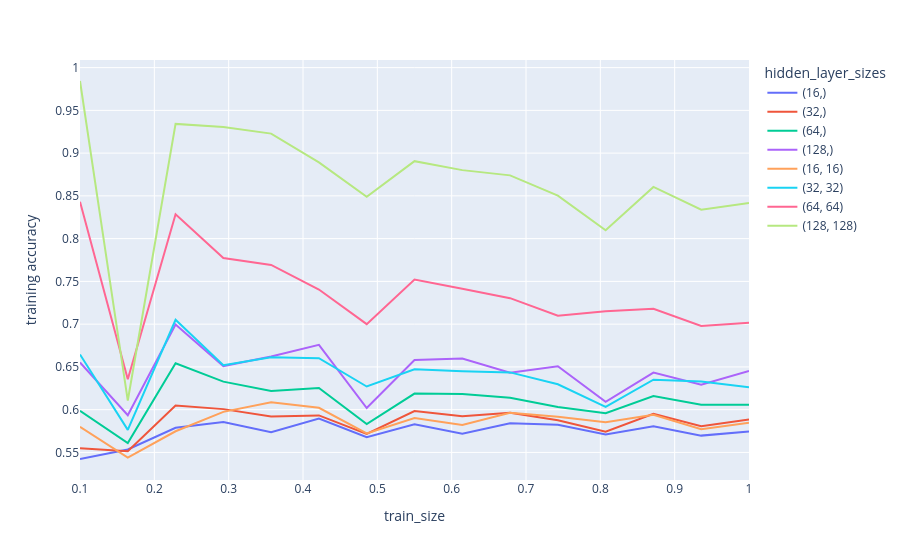
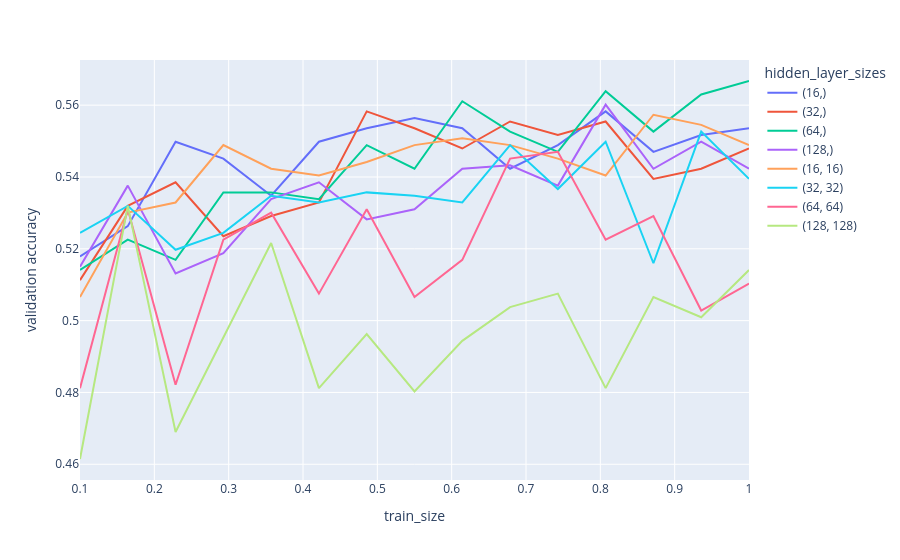
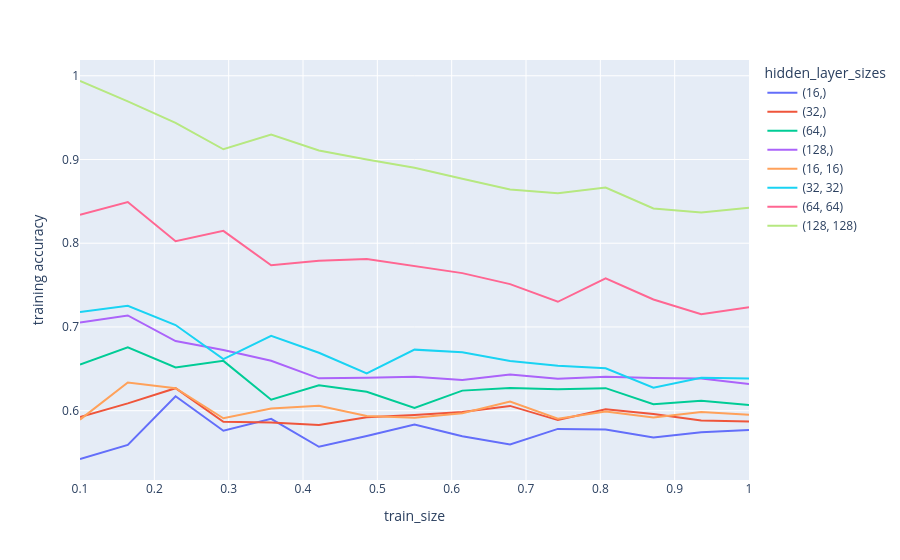
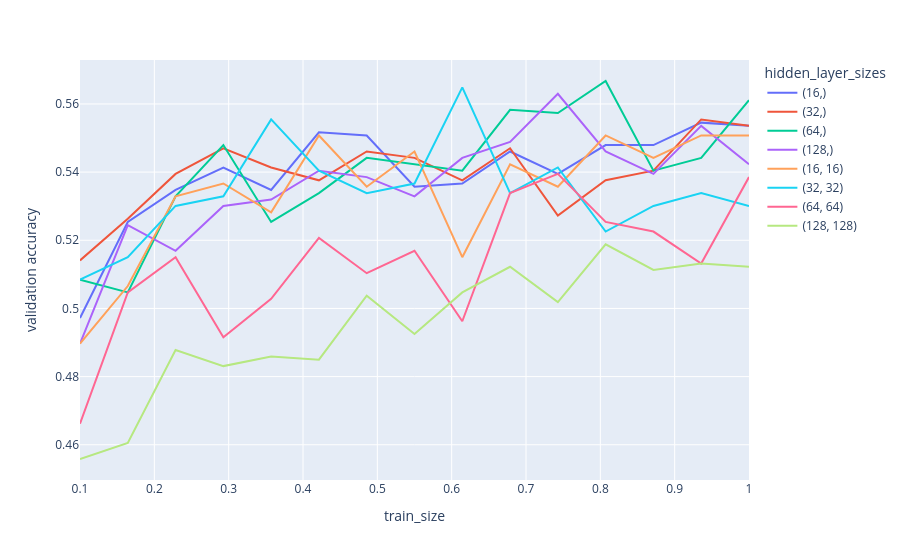

Notebook code cell kept with these figures, in order:
### Code cell
train_and_plot_learning_curves(
    [
        NN(hidden_layer_sizes=(16,)),
        NN(hidden_layer_sizes=(32,)),
        NN(hidden_layer_sizes=(64,)),
        NN(hidden_layer_sizes=(128,)),
        NN(hidden_layer_sizes=(16, 16)),
        NN(hidden_layer_sizes=(32, 32)),
        NN(hidden_layer_sizes=(64, 64)),
        NN(hidden_layer_sizes=(128, 128)),
    ],
    wine_X_tr,
    wine_y_tr,
    wine_X_val,
    wine_y_val,
    seed,
    "hidden_layer_sizes"
)
train_and_plot_learning_curves(
    [
        MLPClassifier(hidden_layer_sizes=(16,)),
        MLPClassifier(hidden_layer_sizes=(32,)),
        MLPClassifier(hidden_layer_sizes=(64,)),
        MLPClassifier(hidden_layer_sizes=(128,)),
        MLPClassifier(hidden_layer_sizes=(16, 16)),
        MLPClassifier(hidden_layer_sizes=(32, 32)),
        MLPClassifier(hidden_layer_sizes=(64, 64)),
        MLPClassifier(hidden_layer_sizes=(128, 128)),
    ],
    wine_X_tr,
    wine_y_tr,
    wine_X_val,
    wine_y_val,
    seed,
    "hidden_layer_sizes"
)

### Figure 1 — Plotly figure (JSON) as saved in the notebook; plotly's stock layout.template omitted (floating-point values rounded to 4 significant figures)
{"data": [{"hovertemplate": "hidden_layer_sizes=(16,)<br>train_size=%{x}<br>training accuracy=%{y}<extra></extra>", "legendgroup": "(16,)", "line": {"color": "#636efa", "dash": "solid"}, "marker": {"symbol": "circle"}, "mode": "lines", "name": "(16,)", "orientation": "v", "showlegend": true, "type": "scatter", "x": [0.1, 0.1643, 0.2286, 0.2929, 0.3571, 0.4214, 0.4857, 0.55, 0.6143, 0.6786, 0.7429, 0.8071, 0.8714, 0.9357, 1.0], "xaxis": "x", "y": [0.5423, 0.5534, 0.5789, 0.5857, 0.5737, 0.5896, 0.5677, 0.5829, 0.5719, 0.584, 0.5825, 0.571, 0.5807, 0.5697, 0.5746], "yaxis": "y"}, {"hovertemplate": "hidden_layer_sizes=(32,)<br>train_size=%{x}<br>training accuracy=%{y}<extra></extra>", "legendgroup": "(32,)", "line": {"color": "#EF553B", "dash": "solid"}, "marker": {"symbol": "circle"}, "mode": "lines", "name": "(32,)", "orientation": "v", "showlegend": true, "type": "scatter", "x": [0.1, 0.1643, 0.2286, 0.2929, 0.3571, 0.4214, 0.4857, 0.55, 0.6143, 0.6786, 0.7429, 0.8071, 0.8714, 0.9357, 1.0], "xaxis": "x", "y": [0.5549, 0.5515, 0.6049, 0.6006, 0.5921, 0.5933, 0.5716, 0.5983, 0.5923, 0.5965, 0.5875, 0.5741, 0.5951, 0.5807, 0.5887], "yaxis": "y"}, {"hovertemplate": "hidden_layer_sizes=(64,)<br>train_size=%{x}<br>training accuracy=%{y}<extra></extra>", "legendgroup": "(64,)", "line": {"color": "#00cc96", "dash": "solid"}, "marker": {"symbol": "circle"}, "mode": "lines", "name": "(64,)", "orientation": "v", "showlegend": true, "type": "scatter", "x": [0.1, 0.1643, 0.2286, 0.2929, 0.3571, 0.4214, 0.4857, 0.55, 0.6143, 0.6786, 0.7429, 0.8071, 0.8714, 0.9357, 1.0], "xaxis": "x", "y": [0.5987, 0.5611, 0.6543, 0.6328, 0.6219, 0.6253, 0.5832, 0.6188, 0.6184, 0.614, 0.6031, 0.5959, 0.616, 0.6058, 0.6059], "yaxis": "y"}, {"hovertemplate": "hidden_layer_sizes=(128,)<br>train_size=%{x}<br>training accuracy=%{y}<extra></extra>", "legendgroup": "(128,)", "line": {"color": "#ab63fa", "dash": "solid"}, "marker": {"symbol": "circle"}, "mode": "lines", "name": "(128,)", "orientation": "v", "showlegend": true, "type": "scatter", "x": [0.1, 0.1643, 0.2286, 0.2929, 0.3571, 0.4214, 0.4857, 0.55, 0.6143, 0.6786, 0.7429, 0.8071, 0.8714, 0.9357, 1.0], "xaxis": "x", "y": [0.6552, 0.5935, 0.6996, 0.651, 0.6623, 0.6758, 0.6019, 0.6581, 0.6597, 0.6431, 0.6508, 0.6091, 0.6433, 0.6293, 0.6454], "yaxis": "y"}, {"hovertemplate": "hidden_layer_sizes=(16, 16)<br>train_size=%{x}<br>training accuracy=%{y}<extra></extra>", "legendgroup": "(16, 16)", "line": {"color": "#FFA15A", "dash": "solid"}, "marker": {"symbol": "circle"}, "mode": "lines", "name": "(16, 16)", "orientation": "v", "showlegend": true, "type": "scatter", "x": [0.1, 0.1643, 0.2286, 0.2929, 0.3571, 0.4214, 0.4857, 0.55, 0.6143, 0.6786, 0.7429, 0.8071, 0.8714, 0.9357, 1.0], "xaxis": "x", "y": [0.5799, 0.5439, 0.5748, 0.5974, 0.6088, 0.6022, 0.5723, 0.5903, 0.5821, 0.5965, 0.5917, 0.5854, 0.594, 0.577, 0.5846], "yaxis": "y"}, {"hovertemplate": "hidden_layer_sizes=(32, 32)<br>train_size=%{x}<br>training accuracy=%{y}<extra></extra>", "legendgroup": "(32, 32)", "line": {"color": "#19d3f3", "dash": "solid"}, "marker": {"symbol": "circle"}, "mode": "lines", "name": "(32, 32)", "orientation": "v", "showlegend": true, "type": "scatter", "x": [0.1, 0.1643, 0.2286, 0.2929, 0.3571, 0.4214, 0.4857, 0.55, 0.6143, 0.6786, 0.7429, 0.8071, 0.8714, 0.9357, 1.0], "xaxis": "x", "y": [0.6646, 0.5763, 0.7051, 0.652, 0.6614, 0.6602, 0.6271, 0.6473, 0.6449, 0.6436, 0.6297, 0.6033, 0.635, 0.633, 0.6263], "yaxis": "y"}, {"hovertemplate": "hidden_layer_sizes=(64, 64)<br>train_size=%{x}<br>training accuracy=%{y}<extra></extra>", "legendgroup": "(64, 64)", "line": {"color": "#FF6692", "dash": "solid"}, "marker": {"symbol": "circle"}, "mode": "lines", "name": "(64, 64)", "orientation": "v", "showlegend": true, "type": "scatter", "x": [0.1, 0.1643, 0.2286, 0.2929, 0.3571, 0.4214, 0.4857, 0.55, 0.6143, 0.6786, 0.7429, 0.8071, 0.8714, 0.9357, 1.0], "xaxis": "x", "y": [0.8433, 0.6355, 0.8285, 0.7773, 0.7693, 0.7405, 0.7, 0.7521, 0.7413, 0.7304, 0.7098, 0.7151, 0.7181, 0.6979, 0.7018], "yaxis": "y"}, {"hovertemplate": "hidden_layer_sizes=(128, 128)<br>train_size=%{x}<br>training accuracy=%{y}<extra></extra>", "legendgroup": "(128, 128)", "line": {"color": "#B6E880", "dash": "solid"}, "marker": {"symbol": "circle"}, "mode": "lines", "name": "(128, 128)", "orientation": "v", "showlegend": true, "type": "scatter", "x": [0.1, 0.1643, 0.2286, 0.2929, 0.3571, 0.4214, 0.4857, 0.55, 0.6143, 0.6786, 0.7429, 0.8071, 0.8714, 0.9357, 1.0], "xaxis": "x", "y": [0.9843, 0.6107, 0.9342, 0.9304, 0.9228, 0.8892, 0.849, 0.8906, 0.8801, 0.874, 0.8503, 0.8098, 0.8605, 0.8339, 0.8418], "yaxis": "y"}], "layout": {"legend": {"title": {"text": "hidden_layer_sizes"}, "tracegroupgap": 0}, "margin": {"t": 60}, "xaxis": {"anchor": "y", "domain": [0, 1], "title": {"text": "train_size"}}, "yaxis": {"anchor": "x", "domain": [0, 1], "title": {"text": "training accuracy"}}}}

### Figure 2 — Plotly figure (JSON) as saved in the notebook; plotly's stock layout.template omitted (floating-point values rounded to 4 significant figures)
{"data": [{"hovertemplate": "hidden_layer_sizes=(16,)<br>train_size=%{x}<br>validation accuracy=%{y}<extra></extra>", "legendgroup": "(16,)", "line": {"color": "#636efa", "dash": "solid"}, "marker": {"symbol": "circle"}, "mode": "lines", "name": "(16,)", "orientation": "v", "showlegend": true, "type": "scatter", "x": [0.1, 0.1643, 0.2286, 0.2929, 0.3571, 0.4214, 0.4857, 0.55, 0.6143, 0.6786, 0.7429, 0.8071, 0.8714, 0.9357, 1.0], "xaxis": "x", "y": [0.5179, 0.5263, 0.5498, 0.5451, 0.5348, 0.5498, 0.5536, 0.5564, 0.5536, 0.5423, 0.5489, 0.5583, 0.547, 0.5517, 0.5536], "yaxis": "y"}, {"hovertemplate": "hidden_layer_sizes=(32,)<br>train_size=%{x}<br>validation accuracy=%{y}<extra></extra>", "legendgroup": "(32,)", "line": {"color": "#EF553B", "dash": "solid"}, "marker": {"symbol": "circle"}, "mode": "lines", "name": "(32,)", "orientation": "v", "showlegend": true, "type": "scatter", "x": [0.1, 0.1643, 0.2286, 0.2929, 0.3571, 0.4214, 0.4857, 0.55, 0.6143, 0.6786, 0.7429, 0.8071, 0.8714, 0.9357, 1.0], "xaxis": "x", "y": [0.5113, 0.532, 0.5385, 0.5235, 0.5291, 0.5329, 0.5583, 0.5536, 0.5479, 0.5555, 0.5517, 0.5555, 0.5395, 0.5423, 0.5479], "yaxis": "y"}, {"hovertemplate": "hidden_layer_sizes=(64,)<br>train_size=%{x}<br>validation accuracy=%{y}<extra></extra>", "legendgroup": "(64,)", "line": {"color": "#00cc96", "dash": "solid"}, "marker": {"symbol": "circle"}, "mode": "lines", "name": "(64,)", "orientation": "v", "showlegend": true, "type": "scatter", "x": [0.1, 0.1643, 0.2286, 0.2929, 0.3571, 0.4214, 0.4857, 0.55, 0.6143, 0.6786, 0.7429, 0.8071, 0.8714, 0.9357, 1.0], "xaxis": "x", "y": [0.5141, 0.5226, 0.5169, 0.5357, 0.5357, 0.5338, 0.5489, 0.5423, 0.5611, 0.5526, 0.547, 0.5639, 0.5526, 0.563, 0.5667], "yaxis": "y"}, {"hovertemplate": "hidden_layer_sizes=(128,)<br>train_size=%{x}<br>validation accuracy=%{y}<extra></extra>", "legendgroup": "(128,)", "line": {"color": "#ab63fa", "dash": "solid"}, "marker": {"symbol": "circle"}, "mode": "lines", "name": "(128,)", "orientation": "v", "showlegend": true, "type": "scatter", "x": [0.1, 0.1643, 0.2286, 0.2929, 0.3571, 0.4214, 0.4857, 0.55, 0.6143, 0.6786, 0.7429, 0.8071, 0.8714, 0.9357, 1.0], "xaxis": "x", "y": [0.515, 0.5376, 0.5132, 0.5188, 0.5338, 0.5385, 0.5282, 0.531, 0.5423, 0.5432, 0.5376, 0.5602, 0.5423, 0.5498, 0.5423], "yaxis": "y"}, {"hovertemplate": "hidden_layer_sizes=(16, 16)<br>train_size=%{x}<br>validation accuracy=%{y}<extra></extra>", "legendgroup": "(16, 16)", "line": {"color": "#FFA15A", "dash": "solid"}, "marker": {"symbol": "circle"}, "mode": "lines", "name": "(16, 16)", "orientation": "v", "showlegend": true, "type": "scatter", "x": [0.1, 0.1643, 0.2286, 0.2929, 0.3571, 0.4214, 0.4857, 0.55, 0.6143, 0.6786, 0.7429, 0.8071, 0.8714, 0.9357, 1.0], "xaxis": "x", "y": [0.5066, 0.5301, 0.5329, 0.5489, 0.5423, 0.5404, 0.5442, 0.5489, 0.5508, 0.5489, 0.5451, 0.5404, 0.5573, 0.5545, 0.5489], "yaxis": "y"}, {"hovertemplate": "hidden_layer_sizes=(32, 32)<br>train_size=%{x}<br>validation accuracy=%{y}<extra></extra>", "legendgroup": "(32, 32)", "line": {"color": "#19d3f3", "dash": "solid"}, "marker": {"symbol": "circle"}, "mode": "lines", "name": "(32, 32)", "orientation": "v", "showlegend": true, "type": "scatter", "x": [0.1, 0.1643, 0.2286, 0.2929, 0.3571, 0.4214, 0.4857, 0.55, 0.6143, 0.6786, 0.7429, 0.8071, 0.8714, 0.9357, 1.0], "xaxis": "x", "y": [0.5244, 0.532, 0.5197, 0.5244, 0.5348, 0.5329, 0.5357, 0.5348, 0.5329, 0.5489, 0.5367, 0.5498, 0.516, 0.5526, 0.5395], "yaxis": "y"}, {"hovertemplate": "hidden_layer_sizes=(64, 64)<br>train_size=%{x}<br>validation accuracy=%{y}<extra></extra>", "legendgroup": "(64, 64)", "line": {"color": "#FF6692", "dash": "solid"}, "marker": {"symbol": "circle"}, "mode": "lines", "name": "(64, 64)", "orientation": "v", "showlegend": true, "type": "scatter", "x": [0.1, 0.1643, 0.2286, 0.2929, 0.3571, 0.4214, 0.4857, 0.55, 0.6143, 0.6786, 0.7429, 0.8071, 0.8714, 0.9357, 1.0], "xaxis": "x", "y": [0.4812, 0.531, 0.4821, 0.5226, 0.5301, 0.5075, 0.531, 0.5066, 0.5169, 0.5451, 0.547, 0.5226, 0.5291, 0.5028, 0.5103], "yaxis": "y"}, {"hovertemplate": "hidden_layer_sizes=(128, 128)<br>train_size=%{x}<br>validation accuracy=%{y}<extra></extra>", "legendgroup": "(128, 128)", "line": {"color": "#B6E880", "dash": "solid"}, "marker": {"symbol": "circle"}, "mode": "lines", "name": "(128, 128)", "orientation": "v", "showlegend": true, "type": "scatter", "x": [0.1, 0.1643, 0.2286, 0.2929, 0.3571, 0.4214, 0.4857, 0.55, 0.6143, 0.6786, 0.7429, 0.8071, 0.8714, 0.9357, 1.0], "xaxis": "x", "y": [0.4615, 0.532, 0.469, 0.4953, 0.5216, 0.4812, 0.4962, 0.4803, 0.4944, 0.5038, 0.5075, 0.4812, 0.5066, 0.5009, 0.5141], "yaxis": "y"}], "layout": {"legend": {"title": {"text": "hidden_layer_sizes"}, "tracegroupgap": 0}, "margin": {"t": 60}, "xaxis": {"anchor": "y", "domain": [0, 1], "title": {"text": "train_size"}}, "yaxis": {"anchor": "x", "domain": [0, 1], "title": {"text": "validation accuracy"}}}}

### Figure 3 — Plotly figure (JSON) as saved in the notebook; plotly's stock layout.template omitted (floating-point values rounded to 4 significant figures)
{"data": [{"hovertemplate": "hidden_layer_sizes=(16,)<br>train_size=%{x}<br>training accuracy=%{y}<extra></extra>", "legendgroup": "(16,)", "line": {"color": "#636efa", "dash": "solid"}, "marker": {"symbol": "circle"}, "mode": "lines", "name": "(16,)", "orientation": "v", "showlegend": true, "type": "scatter", "x": [0.1, 0.1643, 0.2286, 0.2929, 0.3571, 0.4214, 0.4857, 0.55, 0.6143, 0.6786, 0.7429, 0.8071, 0.8714, 0.9357, 1.0], "xaxis": "x", "y": [0.5423, 0.5592, 0.6173, 0.576, 0.5904, 0.5569, 0.5697, 0.5835, 0.5694, 0.5596, 0.5782, 0.5776, 0.5681, 0.5743, 0.5771], "yaxis": "y"}, {"hovertemplate": "hidden_layer_sizes=(32,)<br>train_size=%{x}<br>training accuracy=%{y}<extra></extra>", "legendgroup": "(32,)", "line": {"color": "#EF553B", "dash": "solid"}, "marker": {"symbol": "circle"}, "mode": "lines", "name": "(32,)", "orientation": "v", "showlegend": true, "type": "scatter", "x": [0.1, 0.1643, 0.2286, 0.2929, 0.3571, 0.4214, 0.4857, 0.55, 0.6143, 0.6786, 0.7429, 0.8071, 0.8714, 0.9357, 1.0], "xaxis": "x", "y": [0.5925, 0.6088, 0.6269, 0.5867, 0.586, 0.5829, 0.5923, 0.5949, 0.5985, 0.6057, 0.5888, 0.6017, 0.5962, 0.5884, 0.5871], "yaxis": "y"}, {"hovertemplate": "hidden_layer_sizes=(64,)<br>train_size=%{x}<br>training accuracy=%{y}<extra></extra>", "legendgroup": "(64,)", "line": {"color": "#00cc96", "dash": "solid"}, "marker": {"symbol": "circle"}, "mode": "lines", "name": "(64,)", "orientation": "v", "showlegend": true, "type": "scatter", "x": [0.1, 0.1643, 0.2286, 0.2929, 0.3571, 0.4214, 0.4857, 0.55, 0.6143, 0.6786, 0.7429, 0.8071, 0.8714, 0.9357, 1.0], "xaxis": "x", "y": [0.6552, 0.6756, 0.6516, 0.6595, 0.6132, 0.6305, 0.6226, 0.6034, 0.624, 0.627, 0.6255, 0.6269, 0.6077, 0.6119, 0.6068], "yaxis": "y"}, {"hovertemplate": "hidden_layer_sizes=(128,)<br>train_size=%{x}<br>training accuracy=%{y}<extra></extra>", "legendgroup": "(128,)", "line": {"color": "#ab63fa", "dash": "solid"}, "marker": {"symbol": "circle"}, "mode": "lines", "name": "(128,)", "orientation": "v", "showlegend": true, "type": "scatter", "x": [0.1, 0.1643, 0.2286, 0.2929, 0.3571, 0.4214, 0.4857, 0.55, 0.6143, 0.6786, 0.7429, 0.8071, 0.8714, 0.9357, 1.0], "xaxis": "x", "y": [0.7053, 0.7137, 0.6831, 0.6724, 0.6596, 0.6387, 0.6394, 0.6405, 0.6367, 0.6431, 0.6381, 0.6405, 0.639, 0.6383, 0.6319], "yaxis": "y"}, {"hovertemplate": "hidden_layer_sizes=(16, 16)<br>train_size=%{x}<br>training accuracy=%{y}<extra></extra>", "legendgroup": "(16, 16)", "line": {"color": "#FFA15A", "dash": "solid"}, "marker": {"symbol": "circle"}, "mode": "lines", "name": "(16, 16)", "orientation": "v", "showlegend": true, "type": "scatter", "x": [0.1, 0.1643, 0.2286, 0.2929, 0.3571, 0.4214, 0.4857, 0.55, 0.6143, 0.6786, 0.7429, 0.8071, 0.8714, 0.9357, 1.0], "xaxis": "x", "y": [0.5893, 0.6336, 0.6269, 0.591, 0.6026, 0.6059, 0.5935, 0.5915, 0.5969, 0.6108, 0.5905, 0.599, 0.5919, 0.5985, 0.5952], "yaxis": "y"}, {"hovertemplate": "hidden_layer_sizes=(32, 32)<br>train_size=%{x}<br>training accuracy=%{y}<extra></extra>", "legendgroup": "(32, 32)", "line": {"color": "#19d3f3", "dash": "solid"}, "marker": {"symbol": "circle"}, "mode": "lines", "name": "(32, 32)", "orientation": "v", "showlegend": true, "type": "scatter", "x": [0.1, 0.1643, 0.2286, 0.2929, 0.3571, 0.4214, 0.4857, 0.55, 0.6143, 0.6786, 0.7429, 0.8071, 0.8714, 0.9357, 1.0], "xaxis": "x", "y": [0.7179, 0.7252, 0.7023, 0.6617, 0.6895, 0.6691, 0.6445, 0.6729, 0.6699, 0.6593, 0.6537, 0.6506, 0.6275, 0.6393, 0.6385], "yaxis": "y"}, {"hovertemplate": "hidden_layer_sizes=(64, 64)<br>train_size=%{x}<br>training accuracy=%{y}<extra></extra>", "legendgroup": "(64, 64)", "line": {"color": "#FF6692", "dash": "solid"}, "marker": {"symbol": "circle"}, "mode": "lines", "name": "(64, 64)", "orientation": "v", "showlegend": true, "type": "scatter", "x": [0.1, 0.1643, 0.2286, 0.2929, 0.3571, 0.4214, 0.4857, 0.55, 0.6143, 0.6786, 0.7429, 0.8071, 0.8714, 0.9357, 1.0], "xaxis": "x", "y": [0.8339, 0.8492, 0.8025, 0.8148, 0.7737, 0.7792, 0.7813, 0.7726, 0.7643, 0.7512, 0.7301, 0.7582, 0.7328, 0.7153, 0.7237], "yaxis": "y"}, {"hovertemplate": "hidden_layer_sizes=(128, 128)<br>train_size=%{x}<br>training accuracy=%{y}<extra></extra>", "legendgroup": "(128, 128)", "line": {"color": "#B6E880", "dash": "solid"}, "marker": {"symbol": "circle"}, "mode": "lines", "name": "(128, 128)", "orientation": "v", "showlegend": true, "type": "scatter", "x": [0.1, 0.1643, 0.2286, 0.2929, 0.3571, 0.4214, 0.4857, 0.55, 0.6143, 0.6786, 0.7429, 0.8071, 0.8714, 0.9357, 1.0], "xaxis": "x", "y": [0.9937, 0.9695, 0.9438, 0.9122, 0.9298, 0.9108, 0.9, 0.89, 0.877, 0.8643, 0.8596, 0.8665, 0.8414, 0.8366, 0.8424], "yaxis": "y"}], "layout": {"legend": {"title": {"text": "hidden_layer_sizes"}, "tracegroupgap": 0}, "margin": {"t": 60}, "xaxis": {"anchor": "y", "domain": [0, 1], "title": {"text": "train_size"}}, "yaxis": {"anchor": "x", "domain": [0, 1], "title": {"text": "training accuracy"}}}}

### Figure 4 — Plotly figure (JSON) as saved in the notebook; plotly's stock layout.template omitted (floating-point values rounded to 4 significant figures)
{"data": [{"hovertemplate": "hidden_layer_sizes=(16,)<br>train_size=%{x}<br>validation accuracy=%{y}<extra></extra>", "legendgroup": "(16,)", "line": {"color": "#636efa", "dash": "solid"}, "marker": {"symbol": "circle"}, "mode": "lines", "name": "(16,)", "orientation": "v", "showlegend": true, "type": "scatter", "x": [0.1, 0.1643, 0.2286, 0.2929, 0.3571, 0.4214, 0.4857, 0.55, 0.6143, 0.6786, 0.7429, 0.8071, 0.8714, 0.9357, 1.0], "xaxis": "x", "y": [0.4972, 0.5254, 0.5348, 0.5414, 0.5348, 0.5517, 0.5508, 0.5357, 0.5367, 0.5461, 0.5395, 0.5479, 0.5479, 0.5545, 0.5536], "yaxis": "y"}, {"hovertemplate": "hidden_layer_sizes=(32,)<br>train_size=%{x}<br>validation accuracy=%{y}<extra></extra>", "legendgroup": "(32,)", "line": {"color": "#EF553B", "dash": "solid"}, "marker": {"symbol": "circle"}, "mode": "lines", "name": "(32,)", "orientation": "v", "showlegend": true, "type": "scatter", "x": [0.1, 0.1643, 0.2286, 0.2929, 0.3571, 0.4214, 0.4857, 0.55, 0.6143, 0.6786, 0.7429, 0.8071, 0.8714, 0.9357, 1.0], "xaxis": "x", "y": [0.5141, 0.5263, 0.5395, 0.547, 0.5414, 0.5376, 0.5461, 0.5442, 0.5376, 0.547, 0.5273, 0.5376, 0.5404, 0.5555, 0.5536], "yaxis": "y"}, {"hovertemplate": "hidden_layer_sizes=(64,)<br>train_size=%{x}<br>validation accuracy=%{y}<extra></extra>", "legendgroup": "(64,)", "line": {"color": "#00cc96", "dash": "solid"}, "marker": {"symbol": "circle"}, "mode": "lines", "name": "(64,)", "orientation": "v", "showlegend": true, "type": "scatter", "x": [0.1, 0.1643, 0.2286, 0.2929, 0.3571, 0.4214, 0.4857, 0.55, 0.6143, 0.6786, 0.7429, 0.8071, 0.8714, 0.9357, 1.0], "xaxis": "x", "y": [0.5085, 0.5047, 0.5329, 0.5479, 0.5254, 0.5338, 0.5442, 0.5423, 0.5404, 0.5583, 0.5573, 0.5667, 0.5404, 0.5442, 0.5611], "yaxis": "y"}, {"hovertemplate": "hidden_layer_sizes=(128,)<br>train_size=%{x}<br>validation accuracy=%{y}<extra></extra>", "legendgroup": "(128,)", "line": {"color": "#ab63fa", "dash": "solid"}, "marker": {"symbol": "circle"}, "mode": "lines", "name": "(128,)", "orientation": "v", "showlegend": true, "type": "scatter", "x": [0.1, 0.1643, 0.2286, 0.2929, 0.3571, 0.4214, 0.4857, 0.55, 0.6143, 0.6786, 0.7429, 0.8071, 0.8714, 0.9357, 1.0], "xaxis": "x", "y": [0.4897, 0.5244, 0.5169, 0.5301, 0.532, 0.5404, 0.5385, 0.5329, 0.5442, 0.5489, 0.563, 0.5461, 0.5395, 0.5536, 0.5423], "yaxis": "y"}, {"hovertemplate": "hidden_layer_sizes=(16, 16)<br>train_size=%{x}<br>validation accuracy=%{y}<extra></extra>", "legendgroup": "(16, 16)", "line": {"color": "#FFA15A", "dash": "solid"}, "marker": {"symbol": "circle"}, "mode": "lines", "name": "(16, 16)", "orientation": "v", "showlegend": true, "type": "scatter", "x": [0.1, 0.1643, 0.2286, 0.2929, 0.3571, 0.4214, 0.4857, 0.55, 0.6143, 0.6786, 0.7429, 0.8071, 0.8714, 0.9357, 1.0], "xaxis": "x", "y": [0.4897, 0.5066, 0.5329, 0.5367, 0.5282, 0.5508, 0.5357, 0.5461, 0.515, 0.5423, 0.5357, 0.5508, 0.5442, 0.5508, 0.5508], "yaxis": "y"}, {"hovertemplate": "hidden_layer_sizes=(32, 32)<br>train_size=%{x}<br>validation accuracy=%{y}<extra></extra>", "legendgroup": "(32, 32)", "line": {"color": "#19d3f3", "dash": "solid"}, "marker": {"symbol": "circle"}, "mode": "lines", "name": "(32, 32)", "orientation": "v", "showlegend": true, "type": "scatter", "x": [0.1, 0.1643, 0.2286, 0.2929, 0.3571, 0.4214, 0.4857, 0.55, 0.6143, 0.6786, 0.7429, 0.8071, 0.8714, 0.9357, 1.0], "xaxis": "x", "y": [0.5085, 0.515, 0.5301, 0.5329, 0.5555, 0.5404, 0.5338, 0.5367, 0.5648, 0.5338, 0.5414, 0.5226, 0.5301, 0.5338, 0.5301], "yaxis": "y"}, {"hovertemplate": "hidden_layer_sizes=(64, 64)<br>train_size=%{x}<br>validation accuracy=%{y}<extra></extra>", "legendgroup": "(64, 64)", "line": {"color": "#FF6692", "dash": "solid"}, "marker": {"symbol": "circle"}, "mode": "lines", "name": "(64, 64)", "orientation": "v", "showlegend": true, "type": "scatter", "x": [0.1, 0.1643, 0.2286, 0.2929, 0.3571, 0.4214, 0.4857, 0.55, 0.6143, 0.6786, 0.7429, 0.8071, 0.8714, 0.9357, 1.0], "xaxis": "x", "y": [0.4662, 0.5047, 0.515, 0.4915, 0.5028, 0.5207, 0.5103, 0.5169, 0.4962, 0.5338, 0.5395, 0.5254, 0.5226, 0.5132, 0.5385], "yaxis": "y"}, {"hovertemplate": "hidden_layer_sizes=(128, 128)<br>train_size=%{x}<br>validation accuracy=%{y}<extra></extra>", "legendgroup": "(128, 128)", "line": {"color": "#B6E880", "dash": "solid"}, "marker": {"symbol": "circle"}, "mode": "lines", "name": "(128, 128)", "orientation": "v", "showlegend": true, "type": "scatter", "x": [0.1, 0.1643, 0.2286, 0.2929, 0.3571, 0.4214, 0.4857, 0.55, 0.6143, 0.6786, 0.7429, 0.8071, 0.8714, 0.9357, 1.0], "xaxis": "x", "y": [0.4558, 0.4605, 0.4878, 0.4831, 0.4859, 0.485, 0.5038, 0.4925, 0.5047, 0.5122, 0.5019, 0.5188, 0.5113, 0.5132, 0.5122], "yaxis": "y"}], "layout": {"legend": {"title": {"text": "hidden_layer_sizes"}, "tracegroupgap": 0}, "margin": {"t": 60}, "xaxis": {"anchor": "y", "domain": [0, 1], "title": {"text": "train_size"}}, "yaxis": {"anchor": "x", "domain": [0, 1], "title": {"text": "validation accuracy"}}}}
